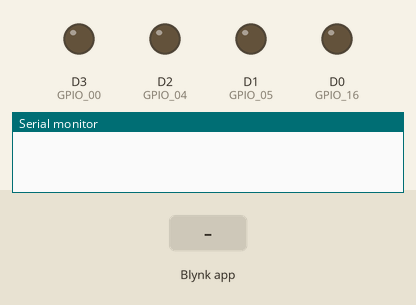
This sketch was run on a simulated ESP8266 (NodeMCU). Shown: output pins drawn as LEDs (lit = HIGH), the last lines printed to the serial monitor. Inputs (shaded band) come from the test bench. WiFi joins after 1.5 s; servers stay silent unless stated.

Above: at 3.0 s.
3.1 s: Blynk app writes 0 to V1
At 3.8 s:
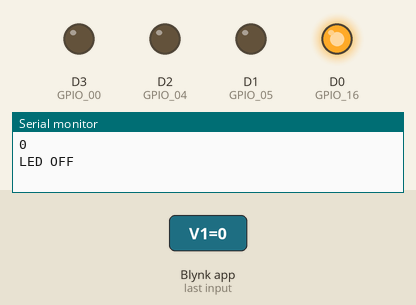
4.6 s: Blynk app writes 0 to V2
At 5.0 s:
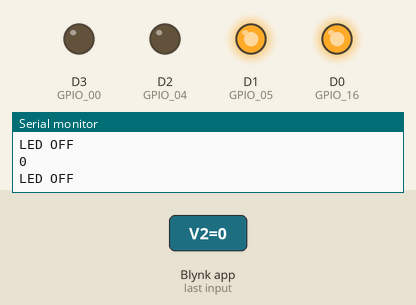
6.1 s: Blynk app writes 1 to V1
At 7.3 s:
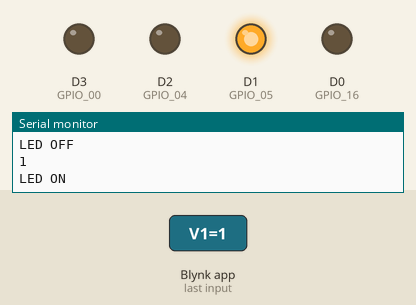
7.6 s: Blynk app writes 0 to V3
At 8.4 s:
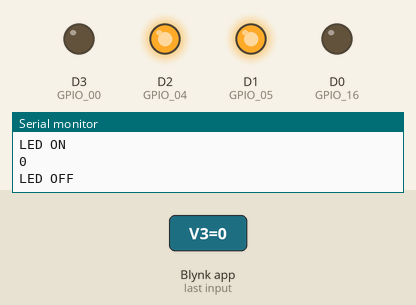
9.1 s: Blynk app writes 1 to V2
At 9.6 s:
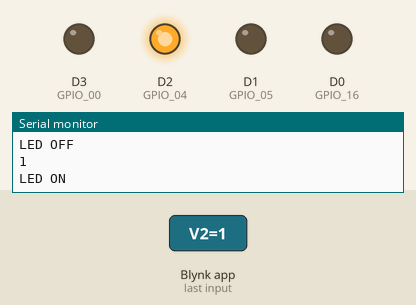
10.6 s: Blynk app writes 0 to V0
At 11.9 s:
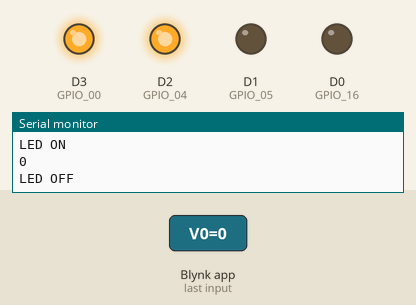
Timing chart, 0 to 13.1 s (numbered marks = the images above; inputs shaded):
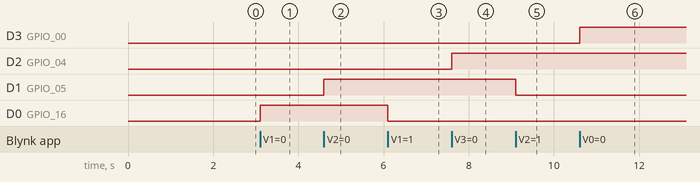

The sketch:

sketch_nov25a.ino
```cpp
#define BLYNK_TEMPLATE_ID "TMPL3y6RVk0yP"
#define BLYNK_TEMPLATE_NAME "krish"
#define BLYNK_AUTH_TOKEN "vDhYmEiD0AyxnVtyF8jqX8xI8w2ah9VZ"
#include <gpio.h>
#include <ESP8266WiFi.h>
#include <BlynkSimpleEsp8266.h>

char auth[] = BLYNK_AUTH_TOKEN;

char ssid[] = "Krishna"; // Your Wifi Name
char pass[] = "123456789"; // Your Wifi Password

//in the below code, we have set all values reverse
//For value==1, digitalWrite is "LOW" as the realy module is active "LOW" to turn device ON.
//For value==0, digitalWrite is "HIGH" as Optocoupler based relay is turned OFF when HIGH Input is given
BLYNK_WRITE(V1)
{
  int value = param.asInt();
  Serial.println(value);
  if(value == 1)
  {
    digitalWrite(D0, LOW);
    Serial.println("LED ON"); //Setting Digital PIN as LOW to turn ON Device if relay module is "active low"
  }
  if(value == 0)
  {
     digitalWrite(D0, HIGH);
     Serial.println("LED OFF");//Setting Digital PIN as HIGH to turn OFF Device if relay module is "active low"
  }
}

BLYNK_WRITE(V2)
{
  int value = param.asInt();
  Serial.println(value);
  if(value == 1)
  {
    digitalWrite(D1, LOW);
    Serial.println("LED ON");
  }
  if(value == 0)
  {
     digitalWrite(D1, HIGH);
     Serial.println("LED OFF");
  }
}

BLYNK_WRITE(V3)
{
  int value = param.asInt();
  Serial.println(value);
  if(value == 1)
  {
    digitalWrite(D2, LOW);
    Serial.println("LED ON");
  }
  if(value == 0)
  {
     digitalWrite(D2, HIGH);
     Serial.println("LED OFF");
  }
}

BLYNK_WRITE(V0)
{
  int value = param.asInt();
  Serial.println(value);
  if(value == 1)
  {
    digitalWrite(D3, LOW);
    Serial.println("LED ON");
  }
  if(value == 0)
  {
     digitalWrite(D3, HIGH);
     Serial.println("LED OFF");
  }
}


void setup()
{
  Serial.begin(115200);
  Blynk.begin(auth, ssid, pass);
  pinMode(D0,OUTPUT); //GPIO 16 (equivalent to PIN 16 of Arduino)
  pinMode(D1,OUTPUT); //GPIO 05 (equivalent to PIN 05 of Arduino)
  pinMode(D2,OUTPUT);//GPIO 04 (equivalent to PIN 16 of Arduino)
  pinMode(D3,OUTPUT);//GPIO 00 (equivalent to PIN 00 of Arduino)
}

void loop()
{
  Blynk.run();
}
```

Measured:
- after the input at 3.1 s, D0 (GPIO_16): LOW → HIGH at once
- after the input at 4.6 s, D1 (GPIO_05): LOW → HIGH at once
- after the input at 6.1 s, D0 (GPIO_16): HIGH → LOW at once
- after the input at 7.6 s, D2 (GPIO_04): LOW → HIGH at once
- after the input at 9.1 s, D1 (GPIO_05): HIGH → LOW at once
- after the input at 10.6 s, D3 (GPIO_00): LOW → HIGH at once
